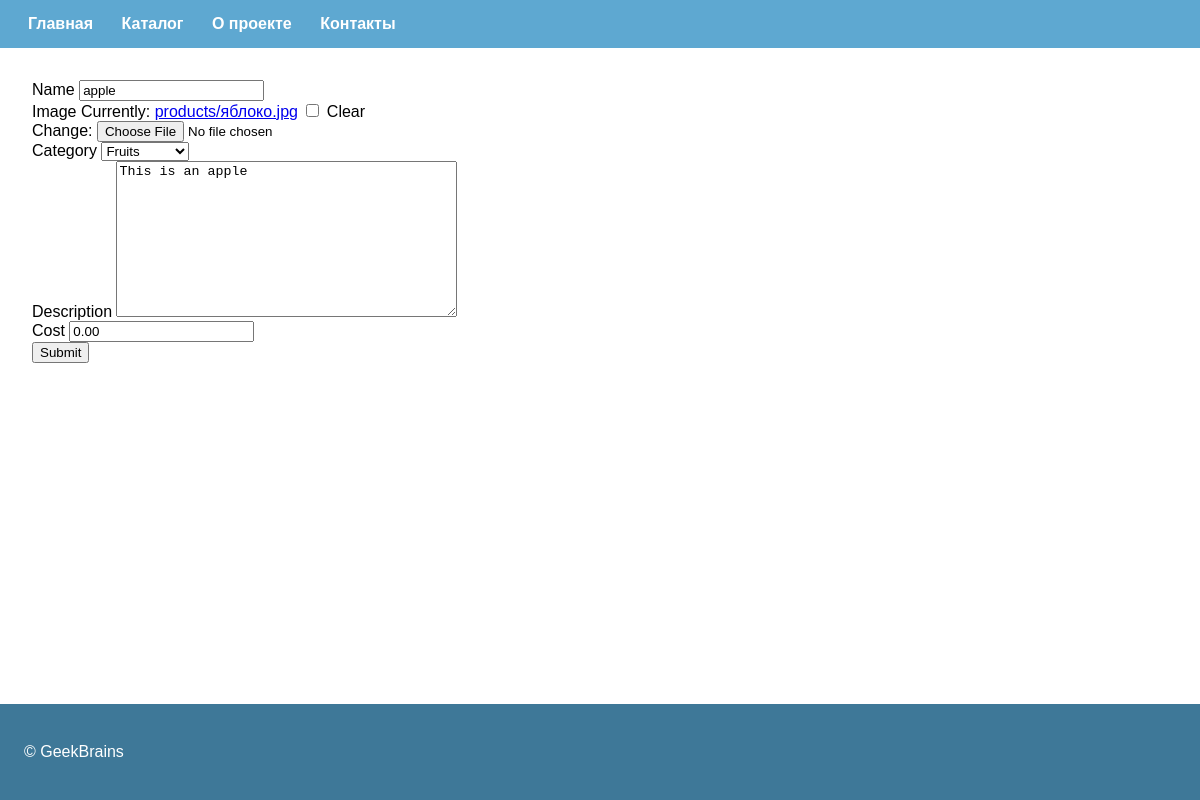
Screenshot of /products/6/update/ with the database file from the repository.
### products/models.py (models this page shows, shortened)
class Product(models.Model):
    name = models.CharField(
        max_length=255
    )
    image = models.ImageField(
        upload_to='products',
        blank=True,
        null=True,
    )
    category = models.ForeignKey(
        Category,
        on_delete=models.CASCADE,
        blank=True,
        null=True,
    )
    description = models.TextField(
        blank=True,
        null=True,
    )
    cost = models.DecimalField(
        max_digits=12,
        decimal_places=2,
        default=0
    )
    created = models.DateTimeField(
        auto_now_add=True,
    )
    modified = models.DateTimeField(
        auto_now=True,
    )

### products/views/products.py (the view)
class ProductUdateView(UpdateView):
    model = Product
    fields = [
        'name', 'image', 'category',
        'description', 'cost'
    ]
    template_name = 'products/create.html'
    success_url = reverse_lazy('products:list')

### products/models.py (called while the page is built)
    def __str__(self):
        return self.name

### products/templates/products/create.html (shortened to what this page needs)
{% extends 'server/master.html' %}
{% load static %}
{% block page_content %}
{% include 'server/form.html' with form=form %}
{% endblock %}

### server/templates/server/form.html (shortened to what this page needs)
<form action="" method="POST" enctype="multipart/form-data">
    {% for field in form %}
    <div class="field-group">
        <label for="{{ field.name }}">{{ field.label }}</label>
        {{ field }}
    </div>
    {% endfor %}
    <input type="submit">
</form>

### server/static/server/css/master.css (style rules this page uses)
html, body { margin: 0; padding: 0; height: 100%; font-family: sans-serif; }

### rows the page displays
Product: form "apple" "Fruits" "This is an apple" "0.00"

### other values shown
{{ field.label }} "Name" "Image" "Category" "Description" "Cost"
